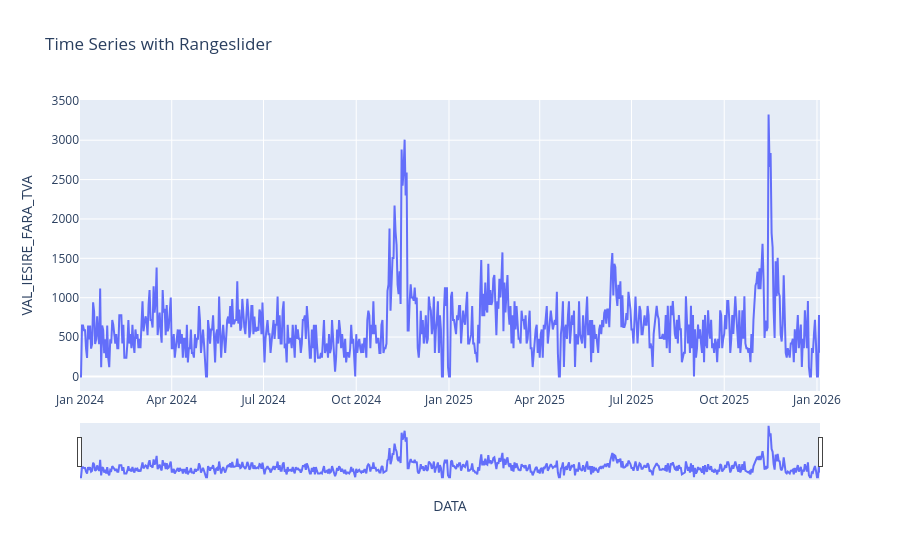

Here is the notebook cell this chart was saved with:
### Code cell
fig = px.line(df, x='DATA', y='VAL_IESIRE_FARA_TVA', title='Time Series with Rangeslider')

fig.update_xaxes(rangeslider_visible=True)
fig.show()

### Figure 1 — Plotly figure (JSON) as saved in the notebook; plotly's stock layout.template omitted (floating-point values rounded to 4 significant figures; data arrays with more than 128 entries replaced by an {"elided": "..."} marker saying what was removed)
{"data": [{"hovertemplate": "DATA=%{x}<br>VAL_IESIRE_FARA_TVA=%{y}<extra></extra>", "legendgroup": "", "line": {"color": "#636efa", "dash": "solid"}, "marker": {"symbol": "circle"}, "mode": "lines", "name": "", "orientation": "v", "showlegend": false, "type": "scatter", "x": {"elided": "735 str values"}, "xaxis": "x", "y": {"elided": "735 float values"}, "yaxis": "y"}], "layout": {"legend": {"tracegroupgap": 0}, "title": {"text": "Time Series with Rangeslider"}, "xaxis": {"anchor": "y", "domain": [0.0, 1.0], "rangeslider": {"visible": true}, "title": {"text": "DATA"}}, "yaxis": {"anchor": "x", "domain": [0.0, 1.0], "title": {"text": "VAL_IESIRE_FARA_TVA"}}}}
